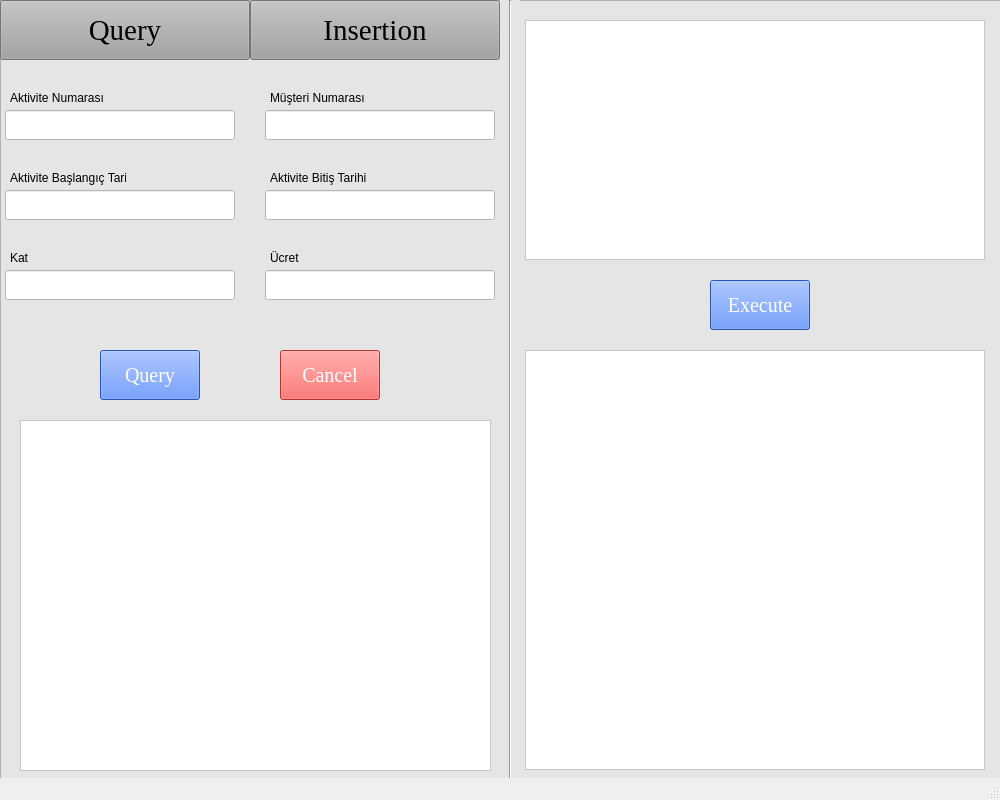
<?xml version="1.0" encoding="UTF-8"?>
<ui version="4.0">
 <class>MainWindow</class>
 <widget class="QMainWindow" name="MainWindow">
  <property name="geometry">
   <rect>
    <x>0</x>
    <y>0</y>
    <width>1000</width>
    <height>800</height>
   </rect>
  </property>
  <property name="windowTitle">
   <string>MainWindow</string>
  </property>
  <widget class="QWidget" name="centralwidget">
   <widget class="QFrame" name="frame_6">
    <property name="geometry">
     <rect>
      <x>0</x>
      <y>0</y>
      <width>1001</width>
      <height>800</height>
     </rect>
    </property>
    <property name="styleSheet">
     <string notr="true">background-color: rgb(229, 229, 229);</string>
    </property>
    <property name="frameShape">
     <enum>QFrame::StyledPanel</enum>
    </property>
    <property name="frameShadow">
     <enum>QFrame::Raised</enum>
    </property>
    <widget class="QPushButton" name="pushButton">
     <property name="geometry">
      <rect>
       <x>0</x>
       <y>0</y>
       <width>250</width>
       <height>60</height>
      </rect>
     </property>
     <property name="font">
      <font>
       <family>Times New Roman</family>
       <pointsize>22</pointsize>
      </font>
     </property>
     <property name="styleSheet">
      <string notr="true">background-color: rgb(163, 163, 163);</string>
     </property>
     <property name="text">
      <string>Query</string>
     </property>
    </widget>
    <widget class="QPushButton" name="pushButton_2">
     <property name="geometry">
      <rect>
       <x>250</x>
       <y>0</y>
       <width>250</width>
       <height>60</height>
      </rect>
     </property>
     <property name="font">
      <font>
       <family>Times New Roman</family>
       <pointsize>22</pointsize>
      </font>
     </property>
     <property name="styleSheet">
      <string notr="true">background-color: rgb(163, 163, 163);</string>
     </property>
     <property name="text">
      <string>Insertion</string>
     </property>
    </widget>
    <widget class="QTextEdit" name="textEdit">
     <property name="geometry">
      <rect>
       <x>525</x>
       <y>20</y>
       <width>460</width>
       <height>240</height>
      </rect>
     </property>
     <property name="styleSheet">
      <string notr="true">background-color: rgb(255, 255, 255);</string>
     </property>
    </widget>
    <widget class="QPushButton" name="pushButton_5">
     <property name="geometry">
      <rect>
       <x>710</x>
       <y>280</y>
       <width>100</width>
       <height>50</height>
      </rect>
     </property>
     <property name="palette">
      <palette>
       <active>
        <colorrole role="WindowText">
         <brush brushstyle="SolidPattern">
          <color alpha="255">
           <red>255</red>
           <green>255</green>
           <blue>255</blue>
          </color>
         </brush>
        </colorrole>
        <colorrole role="Button">
         <brush brushstyle="SolidPattern">
          <color alpha="255">
           <red>56</red>
           <green>116</green>
           <blue>255</blue>
          </color>
         </brush>
        </colorrole>
        <colorrole role="Light">
         <brush brushstyle="SolidPattern">
          <color alpha="255">
           <red>51</red>
           <green>133</green>
           <blue>255</blue>
          </color>
         </brush>
        </colorrole>
        <colorrole role="Text">
         <brush brushstyle="SolidPattern">
          <color alpha="255">
           <red>255</red>
           <green>255</green>
           <blue>255</blue>
          </color>
         </brush>
        </colorrole>
        <colorrole role="ButtonText">
         <brush brushstyle="SolidPattern">
          <color alpha="255">
           <red>255</red>
           <green>255</green>
           <blue>255</blue>
          </color>
         </brush>
        </colorrole>
        <colorrole role="Base">
         <brush brushstyle="SolidPattern">
          <color alpha="255">
           <red>56</red>
           <green>116</green>
           <blue>255</blue>
          </color>
         </brush>
        </colorrole>
        <colorrole role="Window">
         <brush brushstyle="SolidPattern">
          <color alpha="255">
           <red>56</red>
           <green>116</green>
           <blue>255</blue>
          </color>
         </brush>
        </colorrole>
       </active>
       <inactive>
        <colorrole role="WindowText">
         <brush brushstyle="SolidPattern">
          <color alpha="255">
           <red>255</red>
           <green>255</green>
           <blue>255</blue>
          </color>
         </brush>
        </colorrole>
        <colorrole role="Button">
         <brush brushstyle="SolidPattern">
          <color alpha="255">
           <red>56</red>
           <green>116</green>
           <blue>255</blue>
          </color>
         </brush>
        </colorrole>
        <colorrole role="Light">
         <brush brushstyle="SolidPattern">
          <color alpha="255">
           <red>51</red>
           <green>133</green>
           <blue>255</blue>
          </color>
         </brush>
        </colorrole>
        <colorrole role="Text">
         <brush brushstyle="SolidPattern">
          <color alpha="255">
           <red>255</red>
           <green>255</green>
           <blue>255</blue>
          </color>
         </brush>
        </colorrole>
        <colorrole role="ButtonText">
         <brush brushstyle="SolidPattern">
          <color alpha="255">
           <red>255</red>
           <green>255</green>
           <blue>255</blue>
          </color>
         </brush>
        </colorrole>
        <colorrole role="Base">
         <brush brushstyle="SolidPattern">
          <color alpha="255">
           <red>56</red>
           <green>116</green>
           <blue>255</blue>
          </color>
         </brush>
        </colorrole>
        <colorrole role="Window">
         <brush brushstyle="SolidPattern">
          <color alpha="255">
           <red>56</red>
           <green>116</green>
           <blue>255</blue>
          </color>
         </brush>
        </colorrole>
       </inactive>
       <disabled>
        <colorrole role="WindowText">
         <brush brushstyle="SolidPattern">
          <color alpha="255">
           <red>255</red>
           <green>255</green>
           <blue>255</blue>
          </color>
         </brush>
        </colorrole>
        <colorrole role="Button">
         <brush brushstyle="SolidPattern">
          <color alpha="255">
           <red>56</red>
           <green>116</green>
           <blue>255</blue>
          </color>
         </brush>
        </colorrole>
        <colorrole role="Light">
         <brush brushstyle="SolidPattern">
          <color alpha="255">
           <red>51</red>
           <green>133</green>
           <blue>255</blue>
          </color>
         </brush>
        </colorrole>
        <colorrole role="Text">
         <brush brushstyle="SolidPattern">
          <color alpha="255">
           <red>255</red>
           <green>255</green>
           <blue>255</blue>
          </color>
         </brush>
        </colorrole>
        <colorrole role="ButtonText">
         <brush brushstyle="SolidPattern">
          <color alpha="255">
           <red>255</red>
           <green>255</green>
           <blue>255</blue>
          </color>
         </brush>
        </colorrole>
        <colorrole role="Base">
         <brush brushstyle="SolidPattern">
          <color alpha="255">
           <red>56</red>
           <green>116</green>
           <blue>255</blue>
          </color>
         </brush>
        </colorrole>
        <colorrole role="Window">
         <brush brushstyle="SolidPattern">
          <color alpha="255">
           <red>56</red>
           <green>116</green>
           <blue>255</blue>
          </color>
         </brush>
        </colorrole>
       </disabled>
      </palette>
     </property>
     <property name="font">
      <font>
       <family>Times New Roman</family>
       <pointsize>15</pointsize>
      </font>
     </property>
     <property name="styleSheet">
      <string notr="true">background-color: rgb(56, 116, 255);
color: rgb(255, 255, 255);</string>
     </property>
     <property name="text">
      <string>Execute</string>
     </property>
    </widget>
    <widget class="QTextEdit" name="textEdit_2">
     <property name="geometry">
      <rect>
       <x>525</x>
       <y>350</y>
       <width>460</width>
       <height>420</height>
      </rect>
     </property>
     <property name="styleSheet">
      <string notr="true">background-color: rgb(255, 255, 255);</string>
     </property>
     <property name="readOnly">
      <bool>true</bool>
     </property>
    </widget>
    <widget class="Line" name="line_6">
     <property name="geometry">
      <rect>
       <x>500</x>
       <y>0</y>
       <width>20</width>
       <height>811</height>
      </rect>
     </property>
     <property name="orientation">
      <enum>Qt::Vertical</enum>
     </property>
    </widget>
    <widget class="QLineEdit" name="lineEdit_20">
     <property name="geometry">
      <rect>
       <x>5</x>
       <y>110</y>
       <width>230</width>
       <height>30</height>
      </rect>
     </property>
     <property name="styleSheet">
      <string notr="true">background-color: rgb(255, 255, 255);</string>
     </property>
     <property name="text">
      <string/>
     </property>
    </widget>
    <widget class="QLineEdit" name="lineEdit_21">
     <property name="geometry">
      <rect>
       <x>265</x>
       <y>110</y>
       <width>230</width>
       <height>30</height>
      </rect>
     </property>
     <property name="styleSheet">
      <string notr="true">background-color: rgb(255, 255, 255);</string>
     </property>
     <property name="text">
      <string/>
     </property>
    </widget>
    <widget class="QLineEdit" name="lineEdit_25">
     <property name="geometry">
      <rect>
       <x>5</x>
       <y>190</y>
       <width>230</width>
       <height>30</height>
      </rect>
     </property>
     <property name="styleSheet">
      <string notr="true">background-color: rgb(255, 255, 255);</string>
     </property>
     <property name="text">
      <string/>
     </property>
    </widget>
    <widget class="QLineEdit" name="lineEdit_26">
     <property name="geometry">
      <rect>
       <x>5</x>
       <y>270</y>
       <width>230</width>
       <height>30</height>
      </rect>
     </property>
     <property name="styleSheet">
      <string notr="true">background-color: rgb(255, 255, 255);</string>
     </property>
     <property name="text">
      <string/>
     </property>
    </widget>
    <widget class="QLineEdit" name="lineEdit_27">
     <property name="geometry">
      <rect>
       <x>265</x>
       <y>190</y>
       <width>230</width>
       <height>30</height>
      </rect>
     </property>
     <property name="styleSheet">
      <string notr="true">background-color: rgb(255, 255, 255);</string>
     </property>
     <property name="text">
      <string/>
     </property>
    </widget>
    <widget class="QLineEdit" name="lineEdit_28">
     <property name="geometry">
      <rect>
       <x>265</x>
       <y>270</y>
       <width>230</width>
       <height>30</height>
      </rect>
     </property>
     <property name="styleSheet">
      <string notr="true">background-color: rgb(255, 255, 255);</string>
     </property>
     <property name="text">
      <string/>
     </property>
    </widget>
    <widget class="QLabel" name="label_25">
     <property name="geometry">
      <rect>
       <x>10</x>
       <y>90</y>
       <width>111</width>
       <height>16</height>
      </rect>
     </property>
     <property name="text">
      <string>Aktivite Numarası</string>
     </property>
    </widget>
    <widget class="QLabel" name="label_26">
     <property name="geometry">
      <rect>
       <x>270</x>
       <y>90</y>
       <width>111</width>
       <height>16</height>
      </rect>
     </property>
     <property name="text">
      <string>Müşteri Numarası</string>
     </property>
    </widget>
    <widget class="QLabel" name="label_27">
     <property name="geometry">
      <rect>
       <x>10</x>
       <y>170</y>
       <width>116</width>
       <height>16</height>
      </rect>
     </property>
     <property name="text">
      <string>Aktivite Başlangıç Tarihi</string>
     </property>
    </widget>
    <widget class="QLabel" name="label_28">
     <property name="geometry">
      <rect>
       <x>270</x>
       <y>170</y>
       <width>111</width>
       <height>16</height>
      </rect>
     </property>
     <property name="text">
      <string>Aktivite Bitiş Tarihi</string>
     </property>
    </widget>
    <widget class="QLabel" name="label_29">
     <property name="geometry">
      <rect>
       <x>10</x>
       <y>250</y>
       <width>111</width>
       <height>16</height>
      </rect>
     </property>
     <property name="text">
      <string>Kat</string>
     </property>
    </widget>
    <widget class="QLabel" name="label_30">
     <property name="geometry">
      <rect>
       <x>270</x>
       <y>250</y>
       <width>111</width>
       <height>16</height>
      </rect>
     </property>
     <property name="text">
      <string>Ücret</string>
     </property>
    </widget>
    <widget class="QPushButton" name="pushButton_3">
     <property name="geometry">
      <rect>
       <x>100</x>
       <y>350</y>
       <width>100</width>
       <height>50</height>
      </rect>
     </property>
     <property name="palette">
      <palette>
       <active>
        <colorrole role="WindowText">
         <brush brushstyle="SolidPattern">
          <color alpha="255">
           <red>255</red>
           <green>255</green>
           <blue>255</blue>
          </color>
         </brush>
        </colorrole>
        <colorrole role="Button">
         <brush brushstyle="SolidPattern">
          <color alpha="255">
           <red>56</red>
           <green>116</green>
           <blue>255</blue>
          </color>
         </brush>
        </colorrole>
        <colorrole role="Light">
         <brush brushstyle="SolidPattern">
          <color alpha="255">
           <red>51</red>
           <green>133</green>
           <blue>255</blue>
          </color>
         </brush>
        </colorrole>
        <colorrole role="Text">
         <brush brushstyle="SolidPattern">
          <color alpha="255">
           <red>255</red>
           <green>255</green>
           <blue>255</blue>
          </color>
         </brush>
        </colorrole>
        <colorrole role="ButtonText">
         <brush brushstyle="SolidPattern">
          <color alpha="255">
           <red>255</red>
           <green>255</green>
           <blue>255</blue>
          </color>
         </brush>
        </colorrole>
        <colorrole role="Base">
         <brush brushstyle="SolidPattern">
          <color alpha="255">
           <red>56</red>
           <green>116</green>
           <blue>255</blue>
          </color>
         </brush>
        </colorrole>
        <colorrole role="Window">
         <brush brushstyle="SolidPattern">
          <color alpha="255">
           <red>56</red>
           <green>116</green>
           <blue>255</blue>
          </color>
         </brush>
        </colorrole>
       </active>
       <inactive>
        <colorrole role="WindowText">
         <brush brushstyle="SolidPattern">
          <color alpha="255">
           <red>255</red>
           <green>255</green>
           <blue>255</blue>
          </color>
         </brush>
        </colorrole>
        <colorrole role="Button">
         <brush brushstyle="SolidPattern">
          <color alpha="255">
           <red>56</red>
           <green>116</green>
           <blue>255</blue>
          </color>
         </brush>
        </colorrole>
        <colorrole role="Light">
         <brush brushstyle="SolidPattern">
          <color alpha="255">
           <red>51</red>
           <green>133</green>
           <blue>255</blue>
          </color>
         </brush>
        </colorrole>
        <colorrole role="Text">
         <brush brushstyle="SolidPattern">
          <color alpha="255">
           <red>255</red>
           <green>255</green>
           <blue>255</blue>
          </color>
         </brush>
        </colorrole>
        <colorrole role="ButtonText">
         <brush brushstyle="SolidPattern">
          <color alpha="255">
           <red>255</red>
           <green>255</green>
           <blue>255</blue>
          </color>
         </brush>
        </colorrole>
        <colorrole role="Base">
         <brush brushstyle="SolidPattern">
          <color alpha="255">
           <red>56</red>
           <green>116</green>
           <blue>255</blue>
          </color>
         </brush>
        </colorrole>
        <colorrole role="Window">
         <brush brushstyle="SolidPattern">
          <color alpha="255">
           <red>56</red>
           <green>116</green>
           <blue>255</blue>
          </color>
         </brush>
        </colorrole>
       </inactive>
       <disabled>
        <colorrole role="WindowText">
         <brush brushstyle="SolidPattern">
          <color alpha="255">
           <red>255</red>
           <green>255</green>
           <blue>255</blue>
          </color>
         </brush>
        </colorrole>
        <colorrole role="Button">
         <brush brushstyle="SolidPattern">
          <color alpha="255">
           <red>56</red>
           <green>116</green>
           <blue>255</blue>
          </color>
         </brush>
        </colorrole>
        <colorrole role="Light">
         <brush brushstyle="SolidPattern">
          <color alpha="255">
           <red>51</red>
           <green>133</green>
           <blue>255</blue>
          </color>
         </brush>
        </colorrole>
        <colorrole role="Text">
         <brush brushstyle="SolidPattern">
          <color alpha="255">
           <red>255</red>
           <green>255</green>
           <blue>255</blue>
          </color>
         </brush>
        </colorrole>
        <colorrole role="ButtonText">
         <brush brushstyle="SolidPattern">
          <color alpha="255">
           <red>255</red>
           <green>255</green>
           <blue>255</blue>
          </color>
         </brush>
        </colorrole>
        <colorrole role="Base">
         <brush brushstyle="SolidPattern">
          <color alpha="255">
           <red>56</red>
           <green>116</green>
           <blue>255</blue>
          </color>
         </brush>
        </colorrole>
        <colorrole role="Window">
         <brush brushstyle="SolidPattern">
          <color alpha="255">
           <red>56</red>
           <green>116</green>
           <blue>255</blue>
          </color>
         </brush>
        </colorrole>
       </disabled>
      </palette>
     </property>
     <property name="font">
      <font>
       <family>Times New Roman</family>
       <pointsize>15</pointsize>
      </font>
     </property>
     <property name="styleSheet">
      <string notr="true">background-color: rgb(56, 116, 255);
color: rgb(255, 255, 255);</string>
     </property>
     <property name="text">
      <string>Query</string>
     </property>
    </widget>
    <widget class="QPushButton" name="pushButton_4">
     <property name="geometry">
      <rect>
       <x>280</x>
       <y>350</y>
       <width>100</width>
       <height>50</height>
      </rect>
     </property>
     <property name="palette">
      <palette>
       <active>
        <colorrole role="WindowText">
         <brush brushstyle="SolidPattern">
          <color alpha="255">
           <red>255</red>
           <green>255</green>
           <blue>255</blue>
          </color>
         </brush>
        </colorrole>
        <colorrole role="Button">
         <brush brushstyle="SolidPattern">
          <color alpha="255">
           <red>255</red>
           <green>71</green>
           <blue>65</blue>
          </color>
         </brush>
        </colorrole>
        <colorrole role="Light">
         <brush brushstyle="SolidPattern">
          <color alpha="255">
           <red>51</red>
           <green>133</green>
           <blue>255</blue>
          </color>
         </brush>
        </colorrole>
        <colorrole role="Text">
         <brush brushstyle="SolidPattern">
          <color alpha="255">
           <red>255</red>
           <green>255</green>
           <blue>255</blue>
          </color>
         </brush>
        </colorrole>
        <colorrole role="ButtonText">
         <brush brushstyle="SolidPattern">
          <color alpha="255">
           <red>255</red>
           <green>255</green>
           <blue>255</blue>
          </color>
         </brush>
        </colorrole>
        <colorrole role="Base">
         <brush brushstyle="SolidPattern">
          <color alpha="255">
           <red>255</red>
           <green>71</green>
           <blue>65</blue>
          </color>
         </brush>
        </colorrole>
        <colorrole role="Window">
         <brush brushstyle="SolidPattern">
          <color alpha="255">
           <red>255</red>
           <green>71</green>
           <blue>65</blue>
          </color>
         </brush>
        </colorrole>
       </active>
       <inactive>
        <colorrole role="WindowText">
         <brush brushstyle="SolidPattern">
          <color alpha="255">
           <red>255</red>
           <green>255</green>
           <blue>255</blue>
          </color>
         </brush>
        </colorrole>
        <colorrole role="Button">
         <brush brushstyle="SolidPattern">
          <color alpha="255">
           <red>255</red>
           <green>71</green>
           <blue>65</blue>
          </color>
         </brush>
        </colorrole>
        <colorrole role="Light">
         <brush brushstyle="SolidPattern">
          <color alpha="255">
           <red>51</red>
           <green>133</green>
           <blue>255</blue>
          </color>
         </brush>
        </colorrole>
        <colorrole role="Text">
         <brush brushstyle="SolidPattern">
          <color alpha="255">
           <red>255</red>
           <green>255</green>
           <blue>255</blue>
          </color>
         </brush>
        </colorrole>
        <colorrole role="ButtonText">
         <brush brushstyle="SolidPattern">
          <color alpha="255">
           <red>255</red>
           <green>255</green>
           <blue>255</blue>
          </color>
         </brush>
        </colorrole>
        <colorrole role="Base">
         <brush brushstyle="SolidPattern">
          <color alpha="255">
           <red>255</red>
           <green>71</green>
           <blue>65</blue>
          </color>
         </brush>
        </colorrole>
        <colorrole role="Window">
         <brush brushstyle="SolidPattern">
          <color alpha="255">
           <red>255</red>
           <green>71</green>
           <blue>65</blue>
          </color>
         </brush>
        </colorrole>
       </inactive>
       <disabled>
        <colorrole role="WindowText">
         <brush brushstyle="SolidPattern">
          <color alpha="255">
           <red>255</red>
           <green>255</green>
           <blue>255</blue>
          </color>
         </brush>
        </colorrole>
        <colorrole role="Button">
         <brush brushstyle="SolidPattern">
          <color alpha="255">
           <red>255</red>
           <green>71</green>
           <blue>65</blue>
          </color>
         </brush>
        </colorrole>
        <colorrole role="Light">
         <brush brushstyle="SolidPattern">
          <color alpha="255">
           <red>51</red>
           <green>133</green>
           <blue>255</blue>
          </color>
         </brush>
        </colorrole>
        <colorrole role="Text">
         <brush brushstyle="SolidPattern">
          <color alpha="255">
           <red>255</red>
           <green>255</green>
           <blue>255</blue>
          </color>
         </brush>
        </colorrole>
        <colorrole role="ButtonText">
         <brush brushstyle="SolidPattern">
          <color alpha="255">
           <red>255</red>
           <green>255</green>
           <blue>255</blue>
          </color>
         </brush>
        </colorrole>
        <colorrole role="Base">
         <brush brushstyle="SolidPattern">
          <color alpha="255">
           <red>255</red>
           <green>71</green>
           <blue>65</blue>
          </color>
         </brush>
        </colorrole>
        <colorrole role="Window">
         <brush brushstyle="SolidPattern">
          <color alpha="255">
           <red>255</red>
           <green>71</green>
           <blue>65</blue>
          </color>
         </brush>
        </colorrole>
       </disabled>
      </palette>
     </property>
     <property name="font">
      <font>
       <family>Times New Roman</family>
       <pointsize>15</pointsize>
      </font>
     </property>
     <property name="styleSheet">
      <string notr="true">color: rgb(255, 255, 255);
background-color: rgb(255, 71, 65);</string>
     </property>
     <property name="text">
      <string>Cancel</string>
     </property>
    </widget>
    <widget class="QTextEdit" name="textEdit_16">
     <property name="geometry">
      <rect>
       <x>20</x>
       <y>420</y>
       <width>471</width>
       <height>351</height>
      </rect>
     </property>
     <property name="styleSheet">
      <string notr="true">background-color: rgb(255, 255, 255);</string>
     </property>
     <property name="readOnly">
      <bool>true</bool>
     </property>
    </widget>
   </widget>
  </widget>
  <widget class="QStatusBar" name="statusbar"/>
 </widget>
 <resources/>
 <connections/>
</ui>
